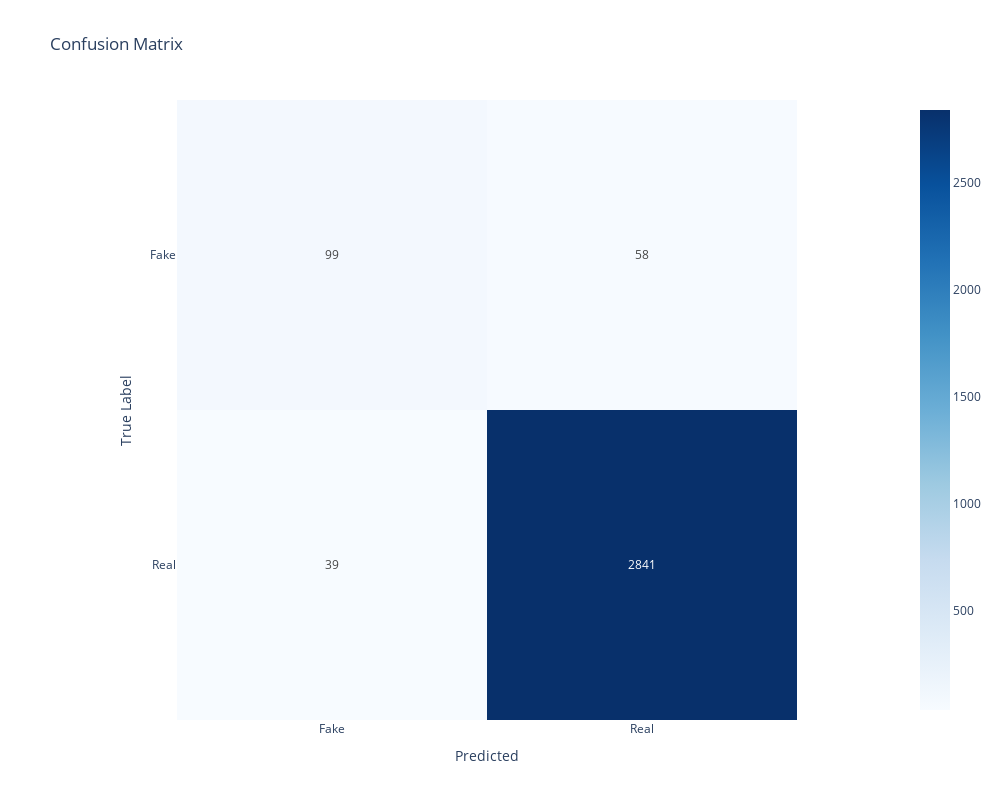

The cell this chart's notebook holds for it:
### Markdown cell above
### SMOTE  

Now we will try the SMOTE method. SMOTE or Synthetic Minority Oversampling Technique is a popular algorithm to creates sythetic observations of the minority class.

### Code cell
# SMOTE instance creation
smote = SMOTE(random_state=42)

# get synthetical exemple with SMOTE
X_train_resampled, y_train_resampled = smote.fit_resample(X_train, y_train)

# SVM model
svm_model = SVC(kernel='linear', C=1.0, random_state=42)

# train (fit) the SVM model
svm_model.fit(X_train_resampled, y_train_resampled)

# Prediction on test sample
y_pred_SVM = svm_model.predict(X_test)

# Display the classification report and confusion matrix
report(y_test, y_pred_SVM, class_labels)

### Figure 1 — Plotly figure (JSON) as saved in the notebook; plotly's stock layout.template omitted (floating-point values rounded to 4 significant figures)
{"data": [{"coloraxis": "coloraxis", "hovertemplate": "Predicted: %{x}<br>True Label: %{y}<br>color: %{z}<extra></extra>", "name": "0", "texttemplate": "%{z}", "type": "heatmap", "x": ["Fake", "Real"], "xaxis": "x", "y": ["Fake", "Real"], "yaxis": "y", "z": [[99, 58], [39, 2841]]}], "layout": {"coloraxis": {"colorscale": [[0, "rgb(247,251,255)"], [0.125, "rgb(222,235,247)"], [0.25, "rgb(198,219,239)"], [0.375, "rgb(158,202,225)"], [0.5, "rgb(107,174,214)"], [0.625, "rgb(66,146,198)"], [0.75, "rgb(33,113,181)"], [0.875, "rgb(8,81,156)"], [1, "rgb(8,48,107)"]]}, "height": 800, "title": {"text": "Confusion Matrix"}, "width": 1000, "xaxis": {"anchor": "y", "constrain": "domain", "domain": [0, 1], "scaleanchor": "y", "title": {"text": "Predicted"}}, "yaxis": {"anchor": "x", "autorange": "reversed", "constrain": "domain", "domain": [0, 1], "title": {"text": "True Label"}}}}
